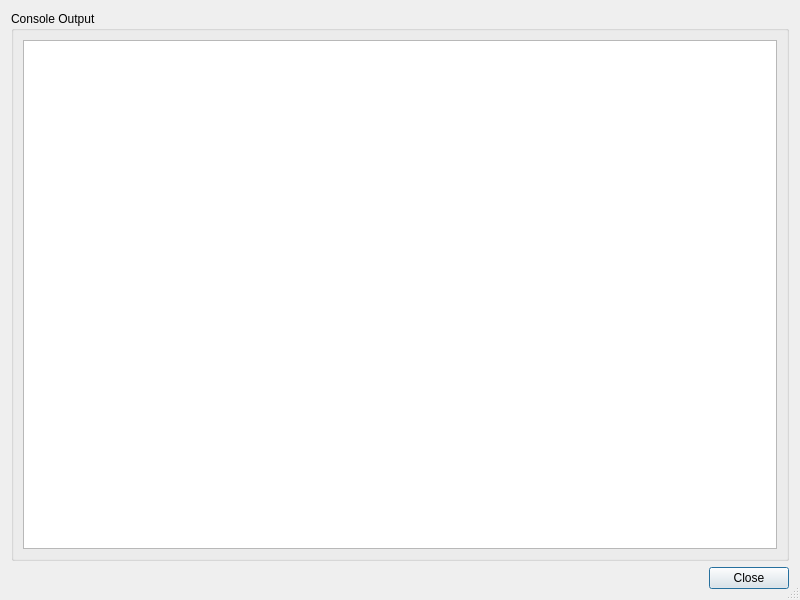
<ui version="4.0" >
 <class>ConsoleOutputViewer</class>
 <widget class="QDialog" name="ConsoleOutputViewer" >
  <property name="geometry" >
   <rect>
    <x>0</x>
    <y>0</y>
    <width>800</width>
    <height>600</height>
   </rect>
  </property>
  <property name="sizePolicy" >
   <sizepolicy vsizetype="Expanding" hsizetype="Expanding" >
    <horstretch>0</horstretch>
    <verstretch>0</verstretch>
   </sizepolicy>
  </property>
  <property name="windowTitle" >
   <string>Console Output</string>
  </property>
  <property name="sizeGripEnabled" >
   <bool>true</bool>
  </property>
  <layout class="QVBoxLayout" name="verticalLayout_2" >
   <item>
    <widget class="QGroupBox" name="labelBox" >
     <property name="title" >
      <string>Console Output</string>
     </property>
     <layout class="QVBoxLayout" name="verticalLayout" >
      <item>
       <widget class="QTextEdit" name="output" />
      </item>
     </layout>
    </widget>
   </item>
   <item>
    <widget class="QDialogButtonBox" name="buttonBox" >
     <property name="orientation" >
      <enum>Qt::Horizontal</enum>
     </property>
     <property name="standardButtons" >
      <set>QDialogButtonBox::Close</set>
     </property>
    </widget>
   </item>
  </layout>
 </widget>
 <resources/>
 <connections/>
</ui>
